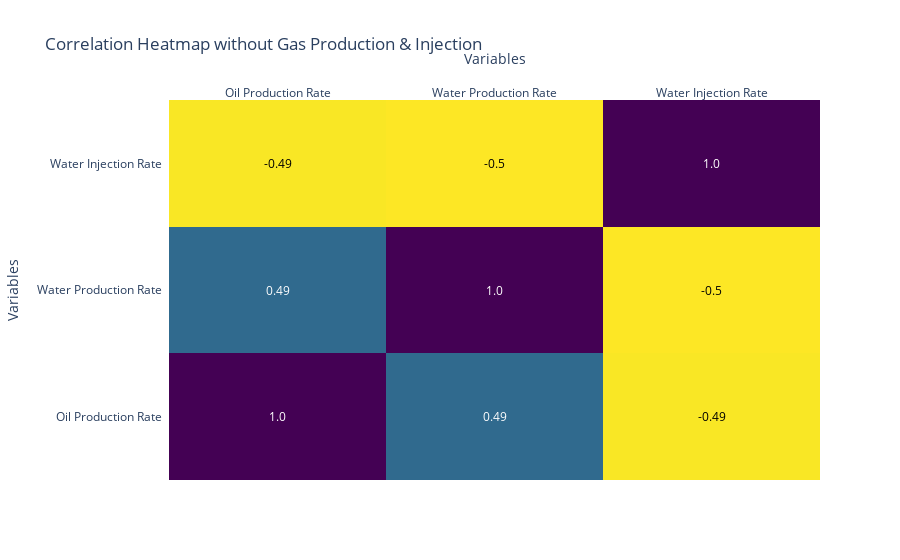

The notebook cell this image was saved under:
### Markdown cell above
#### From the heatmap, we can observe the following:

- There's a moderate positive correlation between Oil Production Rate and Water Production Rate.
- Oil Production Rate and Water Injection Rate exhibit a moderate negative correlation.
- Water Production Rate and Water Injection Rate also show a negative correlation.
- The Gas Production Rate and Gas Injection Rate are depicted in a neutral color since they don't vary and thus don't have meaningful correlations with other variables.

### Code cell
import plotly.figure_factory as ff

# Remove Gas Production and Gas Injection columns from the correlation matrix
filtered_corr_matrix = correlation_matrix.drop(['Gas Production Rate', 'Gas Injection Rate'], axis=1).drop(['Gas Production Rate', 'Gas Injection Rate'], axis=0)

# Create a heatmap with Plotly for the filtered correlation matrix
z = filtered_corr_matrix.values
x = filtered_corr_matrix.columns.tolist()
y = filtered_corr_matrix.index.tolist()

# Define the heatmap
fig = ff.create_annotated_heatmap(z, x=x, y=y, annotation_text=z.round(2), colorscale='Viridis', reversescale=True)

# Update the layout
fig.update_layout(title='Correlation Heatmap without Gas Production & Injection', xaxis=dict(title='Variables'), yaxis=dict(title='Variables'))

# Display the plot
fig.show()

### Figure 1 — Plotly figure (JSON) as saved in the notebook; plotly's stock layout.template omitted (floating-point values rounded to 4 significant figures)
{"data": [{"colorscale": [[0, "#440154"], [0.1111, "#482878"], [0.2222, "#3e4989"], [0.3333, "#31688e"], [0.4444, "#26828e"], [0.5556, "#1f9e89"], [0.6667, "#35b779"], [0.7778, "#6ece58"], [0.8889, "#b5de2b"], [1, "#fde725"]], "reversescale": true, "showscale": false, "type": "heatmap", "x": ["Oil Production Rate", "Water Production Rate", "Water Injection Rate"], "y": ["Oil Production Rate", "Water Production Rate", "Water Injection Rate"], "z": [[1, 0.4891, -0.4885], [0.4891, 1, -0.4971], [-0.4885, -0.4971, 1]]}], "layout": {"annotations": [{"font": {"color": "#FFFFFF"}, "showarrow": false, "text": "1.0", "x": "Oil Production Rate", "xref": "x", "y": "Oil Production Rate", "yref": "y"}, {"font": {"color": "#FFFFFF"}, "showarrow": false, "text": "0.49", "x": "Water Production Rate", "xref": "x", "y": "Oil Production Rate", "yref": "y"}, {"font": {"color": "#000000"}, "showarrow": false, "text": "-0.49", "x": "Water Injection Rate", "xref": "x", "y": "Oil Production Rate", "yref": "y"}, {"font": {"color": "#FFFFFF"}, "showarrow": false, "text": "0.49", "x": "Oil Production Rate", "xref": "x", "y": "Water Production Rate", "yref": "y"}, {"font": {"color": "#FFFFFF"}, "showarrow": false, "text": "1.0", "x": "Water Production Rate", "xref": "x", "y": "Water Production Rate", "yref": "y"}, {"font": {"color": "#000000"}, "showarrow": false, "text": "-0.5", "x": "Water Injection Rate", "xref": "x", "y": "Water Production Rate", "yref": "y"}, {"font": {"color": "#000000"}, "showarrow": false, "text": "-0.49", "x": "Oil Production Rate", "xref": "x", "y": "Water Injection Rate", "yref": "y"}, {"font": {"color": "#000000"}, "showarrow": false, "text": "-0.5", "x": "Water Production Rate", "xref": "x", "y": "Water Injection Rate", "yref": "y"}, {"font": {"color": "#FFFFFF"}, "showarrow": false, "text": "1.0", "x": "Water Injection Rate", "xref": "x", "y": "Water Injection Rate", "yref": "y"}], "title": {"text": "Correlation Heatmap without Gas Production & Injection"}, "xaxis": {"dtick": 1, "gridcolor": "rgb(0, 0, 0)", "side": "top", "ticks": "", "title": {"text": "Variables"}}, "yaxis": {"dtick": 1, "ticks": "", "ticksuffix": "  ", "title": {"text": "Variables"}}}}
